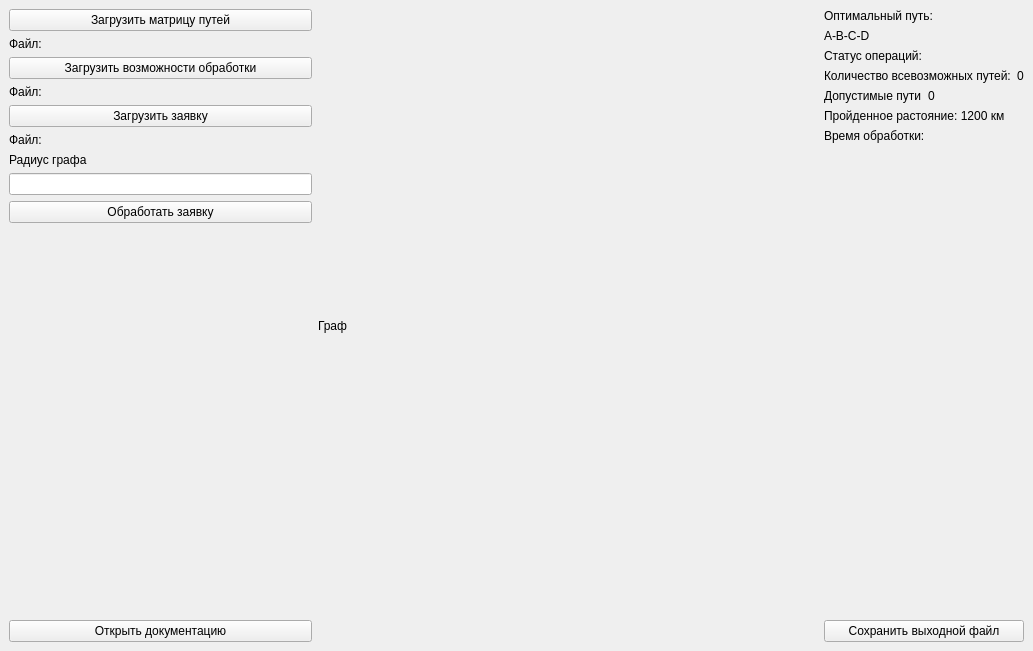
<?xml version="1.0" encoding="UTF-8"?>
<ui version="4.0">
 <class>MainWindow</class>
 <widget class="QMainWindow" name="MainWindow">
  <property name="geometry">
   <rect>
    <x>0</x>
    <y>0</y>
    <width>1033</width>
    <height>651</height>
   </rect>
  </property>
  <property name="windowTitle">
   <string>MainWindow</string>
  </property>
  <widget class="QWidget" name="centralwidget">
   <layout class="QHBoxLayout" name="horizontalLayout_3">
    <item>
     <layout class="QVBoxLayout" name="verticalLayout">
      <item>
       <widget class="QPushButton" name="pushButton">
        <property name="text">
         <string>Загрузить матрицу путей</string>
        </property>
       </widget>
      </item>
      <item>
       <widget class="QLabel" name="label">
        <property name="text">
         <string>Файл: </string>
        </property>
       </widget>
      </item>
      <item>
       <widget class="QPushButton" name="pushButton_2">
        <property name="text">
         <string>Загрузить возможности обработки</string>
        </property>
       </widget>
      </item>
      <item>
       <widget class="QLabel" name="label_2">
        <property name="text">
         <string>Файл: </string>
        </property>
       </widget>
      </item>
      <item>
       <widget class="QPushButton" name="pushButton_3">
        <property name="text">
         <string>Загрузить заявку</string>
        </property>
       </widget>
      </item>
      <item>
       <widget class="QLabel" name="label_3">
        <property name="text">
         <string>Файл: </string>
        </property>
       </widget>
      </item>
      <item>
       <widget class="QLabel" name="label_4">
        <property name="text">
         <string>Радиус графа</string>
        </property>
       </widget>
      </item>
      <item>
       <widget class="QLineEdit" name="lineEdit"/>
      </item>
      <item>
       <widget class="QPushButton" name="pushButton_6">
        <property name="text">
         <string>Обработать заявку</string>
        </property>
       </widget>
      </item>
      <item>
       <spacer name="verticalSpacer">
        <property name="orientation">
         <enum>Qt::Vertical</enum>
        </property>
        <property name="sizeHint" stdset="0">
         <size>
          <width>20</width>
          <height>40</height>
         </size>
        </property>
       </spacer>
      </item>
      <item>
       <widget class="QPushButton" name="pushButton_4">
        <property name="text">
         <string>Открыть документацию</string>
        </property>
       </widget>
      </item>
     </layout>
    </item>
    <item>
     <widget class="QLabel" name="label_5">
      <property name="minimumSize">
       <size>
        <width>500</width>
        <height>500</height>
       </size>
      </property>
      <property name="text">
       <string>Граф</string>
      </property>
     </widget>
    </item>
    <item>
     <layout class="QVBoxLayout" name="verticalLayout_2">
      <item>
       <widget class="QLabel" name="label_6">
        <property name="text">
         <string>Оптимальный путь: </string>
        </property>
       </widget>
      </item>
      <item>
       <widget class="QLabel" name="label_7">
        <property name="text">
         <string>A-B-C-D</string>
        </property>
       </widget>
      </item>
      <item>
       <widget class="QLabel" name="label_9">
        <property name="text">
         <string>Статус операций: </string>
        </property>
       </widget>
      </item>
      <item>
       <layout class="QVBoxLayout" name="verticalLayout_3">
        <item>
         <layout class="QHBoxLayout" name="horizontalLayout">
          <item>
           <widget class="QLabel" name="label_11">
            <property name="text">
             <string>Количество всевозможных путей:</string>
            </property>
           </widget>
          </item>
          <item>
           <widget class="QLabel" name="label_12">
            <property name="text">
             <string>0</string>
            </property>
           </widget>
          </item>
         </layout>
        </item>
        <item>
         <layout class="QHBoxLayout" name="horizontalLayout_2">
          <item>
           <widget class="QLabel" name="label_13">
            <property name="text">
             <string>Допустимые пути</string>
            </property>
           </widget>
          </item>
          <item>
           <widget class="QLabel" name="label_14">
            <property name="text">
             <string>0</string>
            </property>
           </widget>
          </item>
         </layout>
        </item>
       </layout>
      </item>
      <item>
       <widget class="QLabel" name="label_8">
        <property name="text">
         <string>Пройденное растояние: 1200 км</string>
        </property>
       </widget>
      </item>
      <item>
       <widget class="QLabel" name="label_10">
        <property name="text">
         <string>Время обработки: </string>
        </property>
       </widget>
      </item>
      <item>
       <spacer name="verticalSpacer_2">
        <property name="orientation">
         <enum>Qt::Vertical</enum>
        </property>
        <property name="sizeHint" stdset="0">
         <size>
          <width>20</width>
          <height>40</height>
         </size>
        </property>
       </spacer>
      </item>
      <item>
       <widget class="QPushButton" name="pushButton_5">
        <property name="text">
         <string>Сохранить выходной файл</string>
        </property>
       </widget>
      </item>
     </layout>
    </item>
   </layout>
  </widget>
 </widget>
 <resources/>
 <connections/>
</ui>
